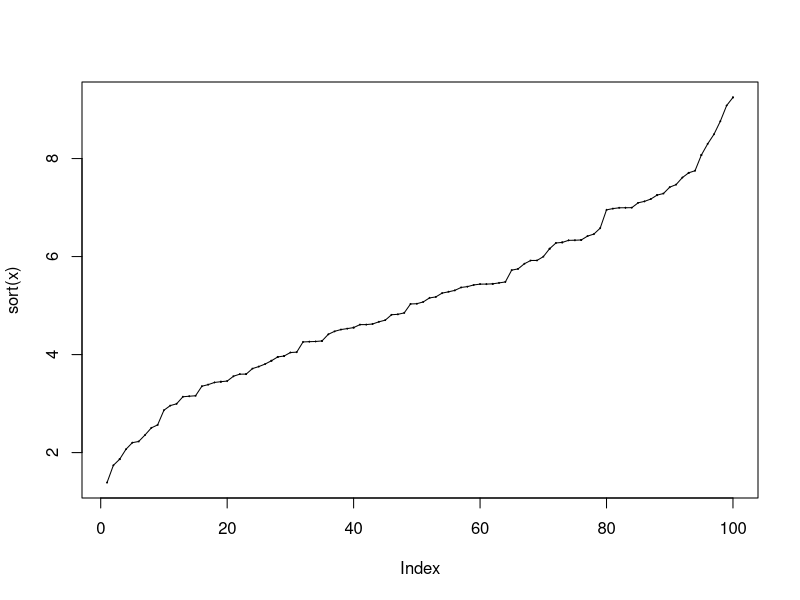
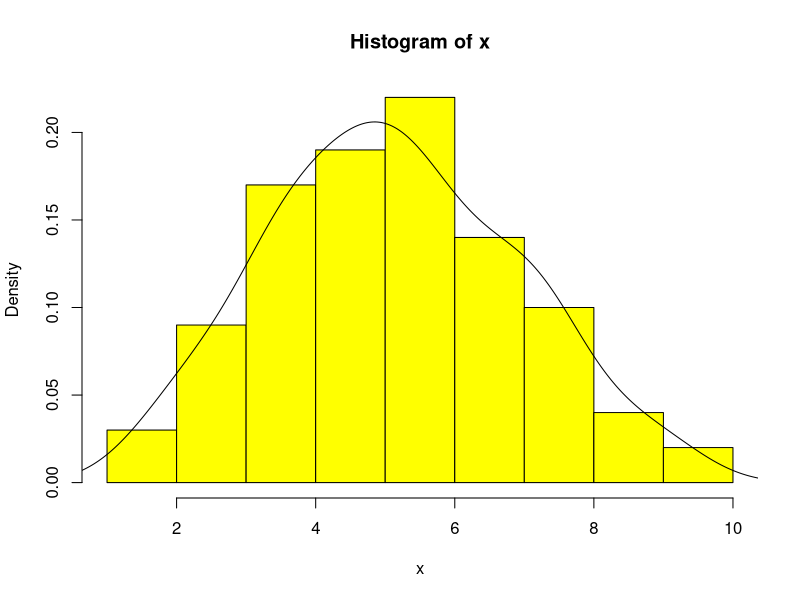
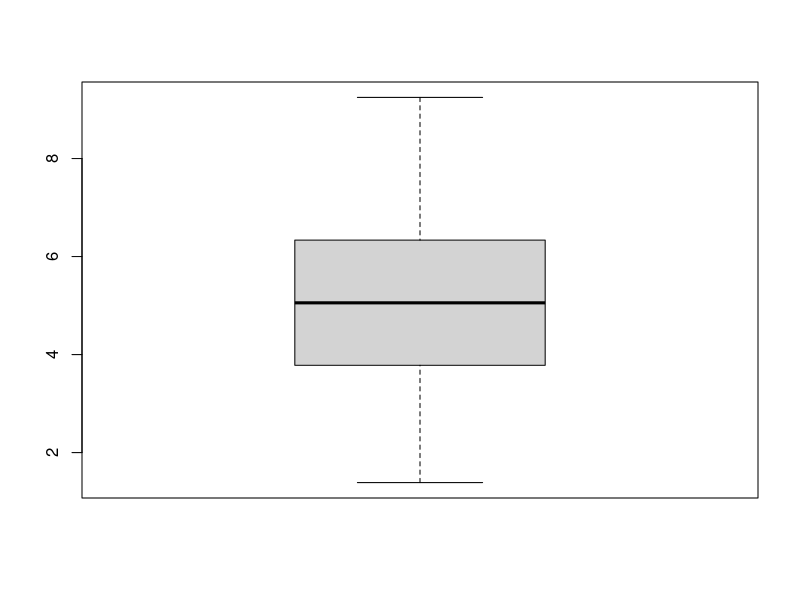
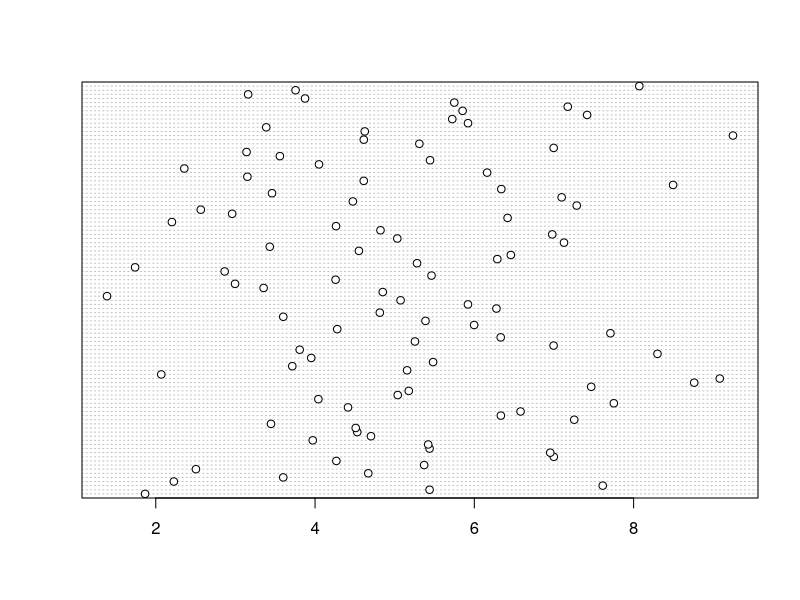

These charts were generated, in order, by the following R code: (Note: this script raises an error after producing the figures.)
x <- rnorm(100, 5, 2)
plot(sort(x), type='o', cex=0.1, pch=x)
#La frecuencia ha de ser relativa y no absoluta de 0 a 100
hist(x, freq=FALSE, col = "yellow")
lines(density(x))

#Cómo instalar un paquete en R 
library("ggplot2")
install.packages("ggplot2")

boxplot(x)
dotchart(x)


pokemon <- read.csv("Pokemon.csv")
pokemon

barplot(table(pokemon$Type.1, pokemon$Generation))
plot(pokemon$Attack, pokemon&Defense)

#Selector de variables
pokemon [,c("HP", "Attack", "Defense", "Speed")]
#instalar plotly
install.packages("plotly")

#Mirar la Introduction de R en su pagina oficial




